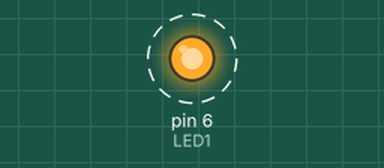
Simulated run of this sketch. Board: Arduino Uno, built with avr-gcc and run on an emulated ATmega328P. Parts: output pins drawn as LEDs (lit = HIGH). Dashed ring = blinking.

Above: at 0.5 s.
Timing chart, 0 to 4.6 s (numbered marks = the images above):
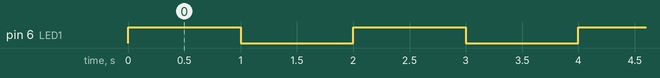

Measured:
- by itself, pin 6 (LED1): alternates HIGH for 1.0 s and LOW for 1.0 s

The sketch:

jeb382_hw8_p1.ino
```cpp
const int button = 4;
const int LED1 = 6;


void setup() {
  // put your setup code here, to run once:
  pinMode(button, INPUT);
  pinMode(LED1, OUTPUT);
}

void loop() {
  // put your main code here, to run repeatedly:


  digitalWrite(LED1, HIGH);
  delay(1000);
  digitalWrite(LED1, LOW);
  delay(1000);

}
```
